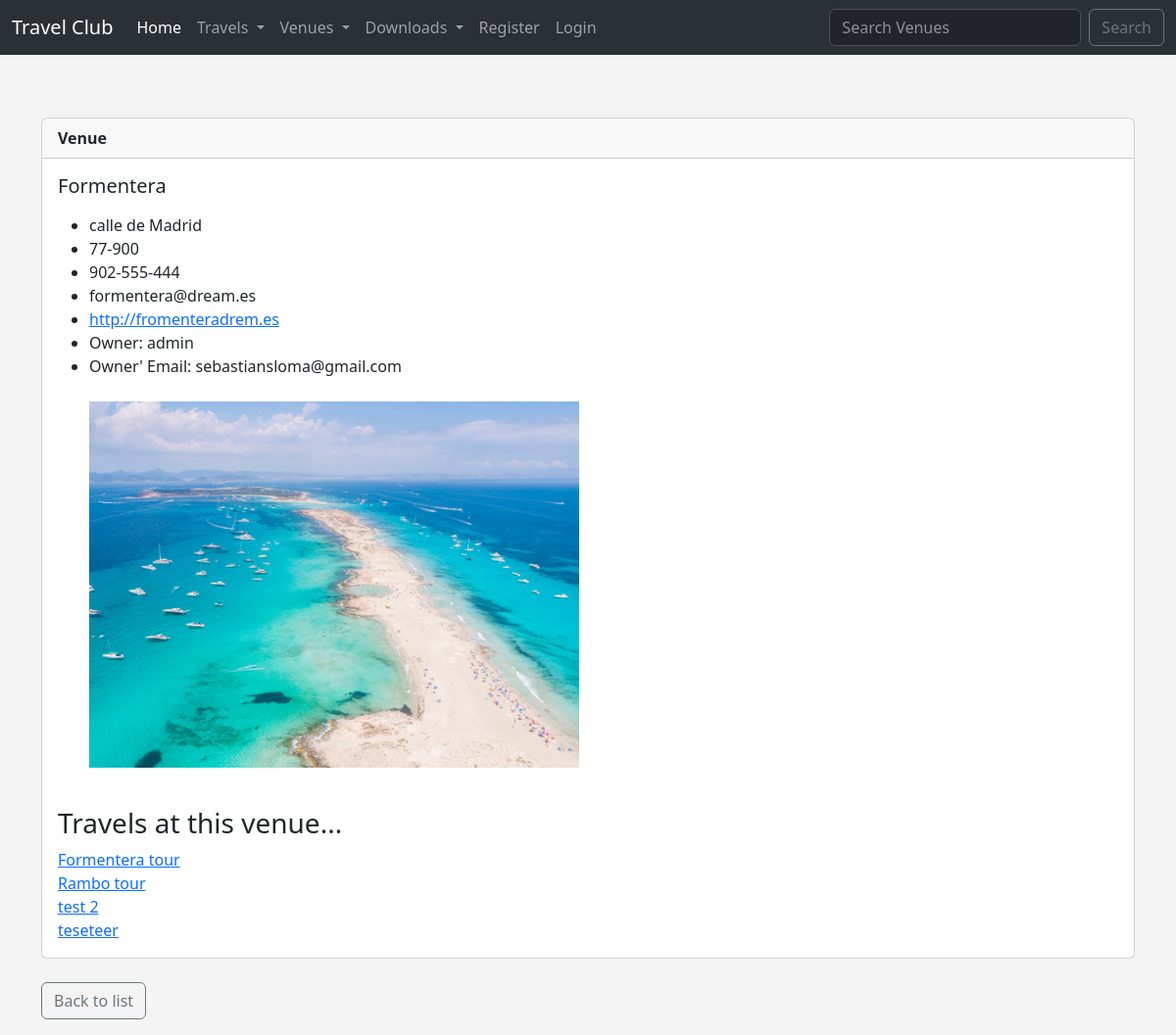
Page /show_venue/1 on the committed database.
### travel/models.py (models this page shows, shortened)
class Venue(models.Model):
    name = models.CharField('Venue Name', max_length=120)
    address = models.CharField(max_length=300)
    zip_code = models.CharField('Zip Code', max_length=15)
    phone = models.CharField('Contact Phone', max_length=25, blank=True)
    web = models.URLField('Website Address', blank=True)
    email_address = models.EmailField('Email', blank=True)
    owner = models.IntegerField('Venue Owner', blank=False, default=1)
    venue_image = models.ImageField(null=True, blank=True, upload_to='images/')
    def __str__(self):
        return self.name

class Travel(models.Model):
    name = models.CharField('Travel Name', max_length=120)
    travel_date = models.DateTimeField('Travel Date')
    venue = models.ForeignKey(
        Venue, blank=True, null=True, on_delete=models.CASCADE)
    manager = models.ForeignKey(User, blank=True, null=True, on_delete=models.SET_NULL)
    description = models.TextField(blank=True)
    attendees = models.ManyToManyField(TravelUser, blank=True)
    approved = models.BooleanField('Approved', default=False)
    def __str__(self):
        return self.name

### travel/views.py (the view)
# urls.py: path('show_venue/<venue_id>', views.show_venue, name='show-venue'),
def show_venue(request, venue_id):
    venue = Venue.objects.get(pk=venue_id)
    venue_owner = User.objects.get(pk=venue.owner)
    travels = venue.travel_set.all()
    return render(request, 'travel/show_venue.html',
                  {'venue': venue, 'venue_owner': venue_owner, 'travels': travels})

### travel/templates/travel/show_venue.html
{% extends 'travel/base.html' %}
{% block content %}
<br>
<div class="card">
    <div class="card-header">
        <strong>Venue</strong>
    </div>
    <div class="card-body">
      <h5 class="card-title">{{ venue }}</h5>
      <p class="card-text">
        <ul>
       <li>{{ venue.address }}</li>
        <li>{{ venue.zip_code }}</li>
        <li>{{ venue.phone }}</li>
        <li>{{ venue.email_address }}</li>
        <li><a href="{{ venue.web }}">{{ venue.web }}</a></li>
        <li>Owner: {{ venue_owner }}</li>
        <li>Owner' Email: {{ venue_owner.email }}</li>
        <br>
        {% if venue.venue_image %}
          <img src="{{ venue.venue_image.url }} " width="500" alt="">
        {% endif %}
    </ul>
      </p>
      <br>
      <h3>Travels at this venue...</h3>
      {% if travels %}
      {% for travel in travels %}
      <a href="{% url 'show-travel' travel.id %}">{{ travel }}</a> <br>
      {% endfor %}
      {% else %}
      No travels scheduled at this time...
      {% endif %}
    </div>
  </div>
  <br>
  <a href="{% url 'list-venues' %} " class="btn btn-outline-secondary mb-3">Back to list</a>
  <br>
{% endblock %}

### travel/templates/travel/base.html (style rules this page uses)
body { background: #f4f4f4 ; }

### rows in the picture
Venue: name "Formentera", address "calle de Madrid", zip_code "77-900", phone "902-555-444", email_address "formentera@dream.es", web "http://fromenteradrem.es", venue_image (picture)
Travel: name "Formentera tour"
Travel: name "Rambo tour"
Travel: name "test 2"
Travel: name "teseteer"

### other values in the picture
{{ venue_owner }} "admin"
{{ venue_owner.email }} "sebastiansloma@gmail.com"
